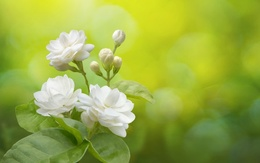
%> input picture DIP Assignment/Sample Images/Main_Image.jpg, 260 x 163 px, shrunk from 626 x 393 before the run
$ octave Spacial_Filtering.m   (GNU Octave 9; MATLAB toolbox functions it lacks are replaced by stand-ins)
%> lines starting %> are read from the running program, lines starting %| are printed output that depends on the picture
%Load original image

image_orig = imread('E:\Work\MATLAB\DIP Assignment 1\Image Files\Main_Image.jpg');
%> image_orig is the input picture: size 163x260x3 uint8; mean R, G, B 151.8, 171.5, 67.7

%%
%Image preprocessing section

image_gray = rgb2gray(image_orig);      %Converting image to grayscale
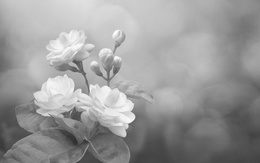
%> image_gray: size 163x260 uint8; min 45, max 252, mean 153.8

%%
%filter parameters

inp = inputdlg("Enter kernel size:");   %Getting the kernel size from the user
%> the answer given: 3
kernel_size = str2double(inp{1});
kernel_box  = ones(kernel_size, kernel_size);   %Creating box filter kernel
kernel_gaussian = [1 2 1; 2 4 2; 1 2 1];    %Weighted average filter kernel
div_box = sum(kernel_box, 'all');       %Divisor for box filter
div_gauss = sum(kernel_gaussian, 'all');    %Divisor for weighted average filter
step = 1;   %Step value for moving kernel
mid = (kernel_size +1) / 2;     %Midpoint of kernel

%%
%Variable initializations

box_filtered = double(image_gray);
gaussian_filtered = double(image_gray);
median_filtered = double(image_gray);
min_filtered = double(image_gray);
max_filtered = double(image_gray);
midpoint_filtered = double(image_gray);

%%
%Operation

for i = 1 : step : (size(image_gray, 1) - (kernel_size - 1))
    for j = 1 : step : (size(image_gray, 2) - (kernel_size - 1))
        box = double(image_gray(i:i+(kernel_size-1), j:j+(kernel_size-1)));
        intermediate = box .* kernel_box; 'all';
        arr = intermediate(:).';
        arr = sort(arr);
        minval = arr(1);
        maxval = arr(kernel_size ^ 2);
        median = arr(((kernel_size ^ 2) + 1) / 2);
        median_filtered(i+mid, j+mid) = median;
        min_filtered(i+mid, j+mid) = minval;
        max_filtered(i+mid, j+mid) = maxval;
        midpoint_filtered(i+mid, j+mid) = (minval + maxval) / 2;
        box_filtered(i+mid, j+mid) = (sum(intermediate, 'all') / sum(kernel_box, 'all'));
        gaussian_filtered(i+mid, j+mid) = sum(double(image_gray(i:i+2, j:j+2)) .* kernel_gaussian, 'all') / sum(kernel_gaussian, 'all');
    end
end
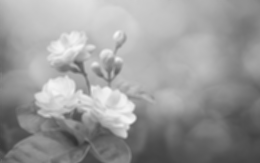
%> box_filtered: size 163x260 double; min 48.56, max 246.2, mean 154.4
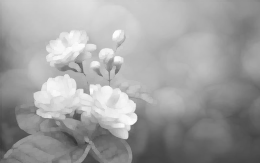
%> max_filtered: size 163x260 double; min 52, max 252, mean 160
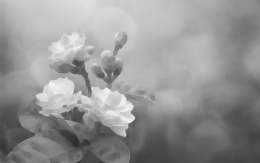
%> min_filtered: size 163x260 double; min 45, max 242, mean 148.7

%%
%Type convertion to display the images

final_min = uint8(min_filtered);
final_max = uint8(max_filtered);
final_mid = uint8(midpoint_filtered);
final_median = uint8(median_filtered);
final_gaussian = uint8(gaussian_filtered);
final_box = uint8(box_filtered);
unsharp_mask = image_gray - final_box;
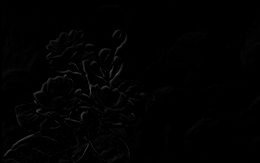
%> unsharp_mask: size 163x260 uint8; min 0, max 73, mean 1.5
sharpened_image = image_gray + unsharp_mask;

%%
%Displaying images

figure, imshow(image_gray), title("Grayscale Image");
figure, imshow(final_box), title("Filtered Image");
figure, imshow(sharpened_image), title("Sharpened image");
figure, imshow(final_gaussian), title("Weighted Average Image");
figure, imshow(final_min), title("Min Filtered Image");
figure, imshow(final_max), title("Max Filtered Image");
figure, imshow(final_mid), title("Midpoint Filtered Image");
figure, imshow(final_median), title("Median Filtered image");
figure, imshow(unsharp_mask), title("Unsharp Mask");
